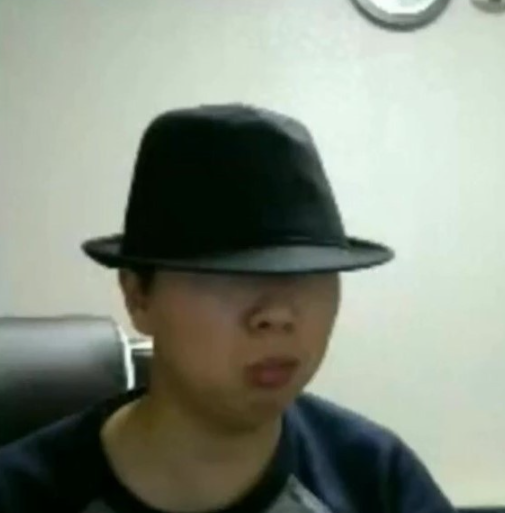
#> input picture AI_Source/AI_01/6_1.OpenCV/images/umm.png, 505 x 513 px
$ python OpenCV_bitwise.py
#> lines starting #> are read from the running program, lines starting #| are printed output that depends on the picture; after the words box and inside, x2 and y2 are one past the last pixel; in counts of white or black regions, pixels touching at a corner belong together
import numpy as np
import cv2

src = cv2.imread('./images/umm.png')
#> src is the input picture: shape (513, 505, 3); mean B, G, R 128.4, 141.4, 133.9
gray = cv2.cvtColor(src, cv2.COLOR_BGR2GRAY)

_, binary = cv2.threshold(
  gray,
  127,
  255,
  cv2.THRESH_BINARY
)
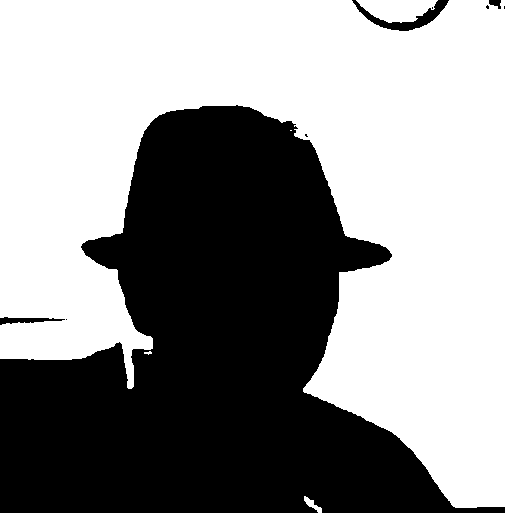
#> binary: shape (513, 505); 57% white; 9 black regions (5 under 20 px), largest, box (x1, y1, x2, y2) and area: (0, 105, 505, 513) 110222, (352, 0, 449, 31) 824, (0, 317, 65, 325) 266, (489, 0, 501, 9) 72
_and = cv2.bitwise_and(gray, binary)
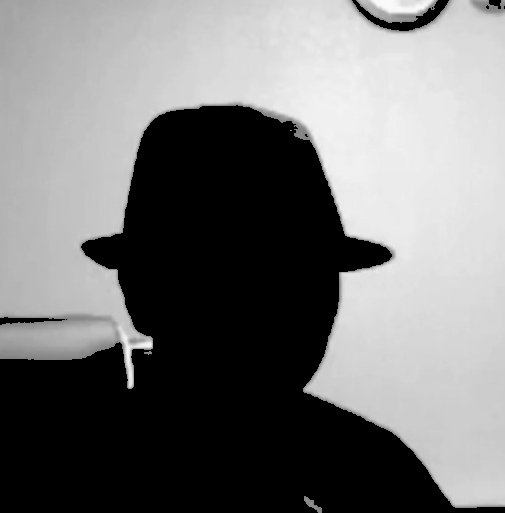
#> _and: shape (513, 505); min 0, max 252, mean 118
_or = cv2.bitwise_or(gray, binary)
_xor = cv2.bitwise_xor(gray, binary)
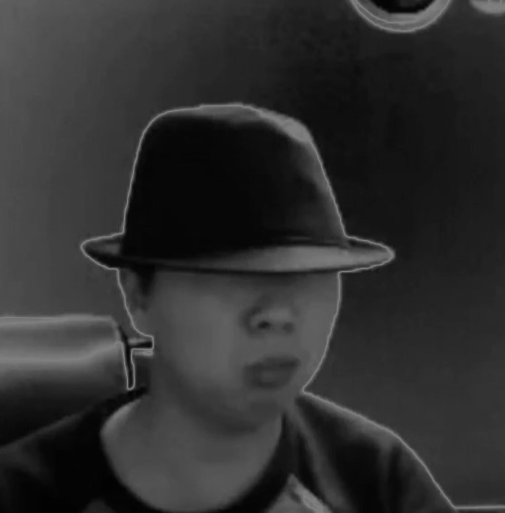
#> _xor: shape (513, 505); min 1, max 127, mean 47
_not = cv2.bitwise_not(gray)
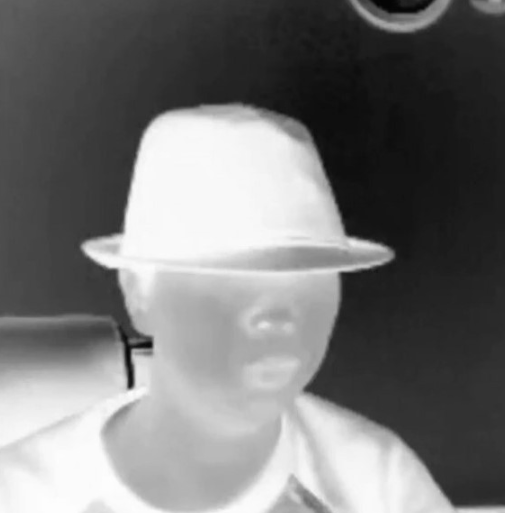
#> _not: shape (513, 505); min 3, max 254, mean 117.3

src = np.concatenate(
  (np.zeros_like(gray), gray, binary, np.zeros_like(gray)),
  axis=1
)
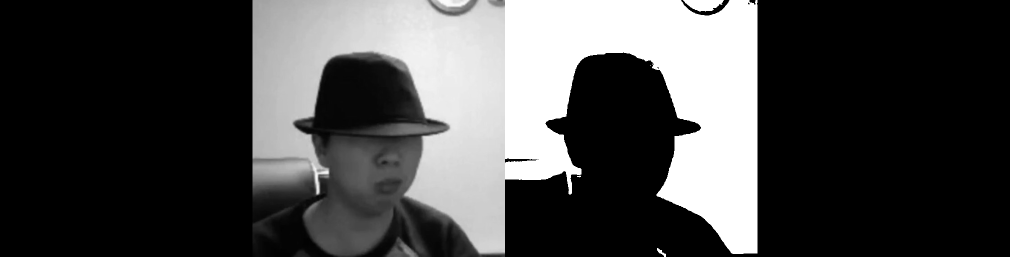
#> src: shape (513, 2020) (shown at 1/2 size); min 0, max 255, mean 70.7

dst = np.concatenate((_and, _or, _xor, _not), axis = 1)
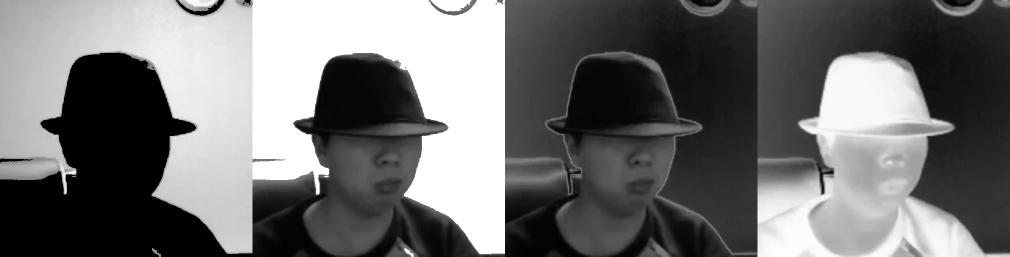
#> dst: shape (513, 2020) (shown at 1/2 size); min 0, max 255, mean 111.8
dst = np.concatenate((src, dst), axis = 0)
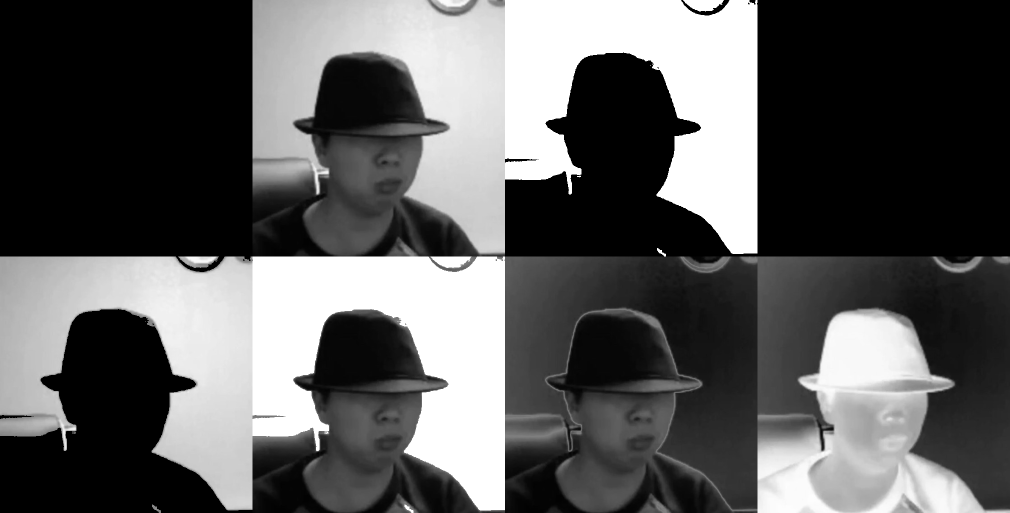
#> dst: shape (1026, 2020) (shown at 1/2 size); min 0, max 255, mean 91.3
dst_re = cv2.resize(
  dst,
  dsize=(0, 0),
  fx=0.7,
  fy=0.7,
  interpolation=cv2.INTER_LINEAR
)

cv2.imshow("dst", dst_re)
cv2.waitKey()
cv2.destroyAllWindows()

$ run again, with AI_Source/AI_01/6_1.OpenCV/images/car_num.png copied over AI_Source/AI_01/6_1.OpenCV/images/umm.png
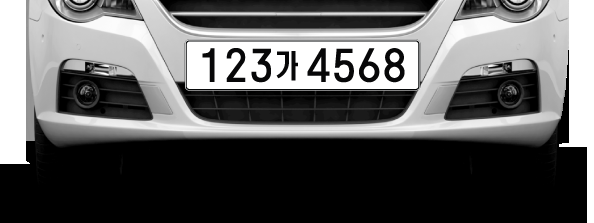
#> input picture AI_Source/AI_01/6_1.OpenCV/images/car_num.png, 594 x 223 px
#> src is the input picture: shape (223, 594, 3); mean B, G, R 95.3, 95.3, 95.3
#> `_, binary = cv2.threshold( gray, 127, 255, cv2.THRESH_BINARY )`:
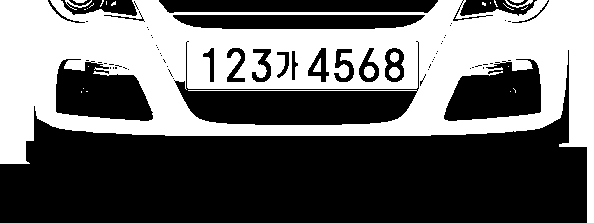
#> binary: shape (223, 594); 40.9% white; 27 white regions (18 under 20 px), largest, box (x1, y1, x2, y2) and area: (0, 0, 594, 223) 53481, (364, 66, 375, 78) 105, (389, 67, 400, 78) 97
#> src: shape (223, 2376)
#> `dst_re = cv2.resize( dst, dsize=(0, 0), fx=0.7, fy=0.7, interpolation=..`:
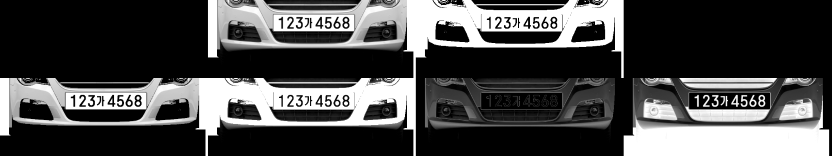
#> dst_re: shape (312, 1663) (shown at 1/2 size); min 0, max 255, mean 73.1
